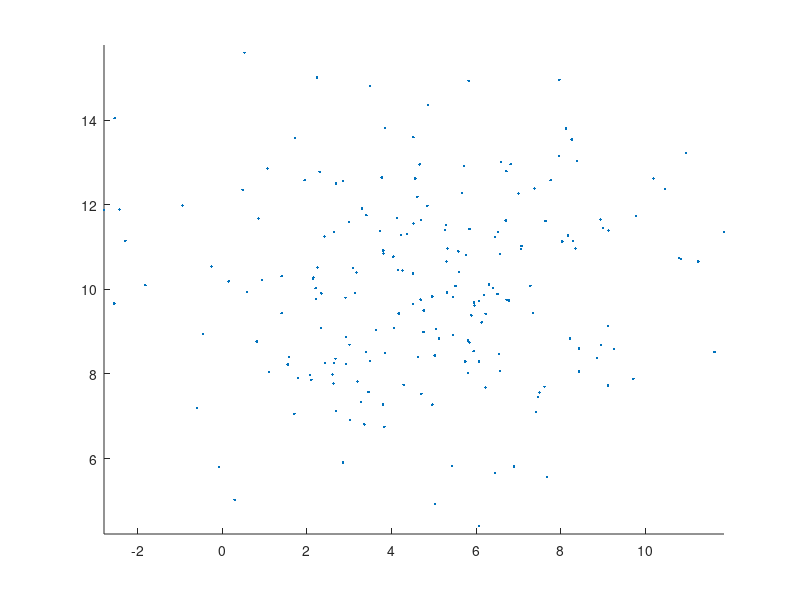

Here is the MATLAB script that generated this plot: (Note: this script raises an error after producing the figure.)
close all;

classLabels = {'A', 'B', 'C', 'D', 'E'};
classSizes = containers.Map(classLabels, {200, 200, 100, 200, 150});
classMeans = containers.Map(classLabels, {[5 10], [10 15], [5 10], [15 10], [10 5]});
classCovariances = containers.Map(classLabels, {[8 0;0 4], [8 0;0 4], [8 4;4 40], [8 0;0 8], [10 -5;-5 20]});
classColors = containers.Map(classLabels, {'#0072BD', '#D95319', '#EDB120', '#7E2F8E', '#77AC30'});

rng(1); % Make the samples consistent for every run
classes = containers.Map();
for label = classLabels
    labelChar = char(label);
    classes(labelChar) = randn(classSizes(labelChar),2)*chol(classCovariances(labelChar)) + classMeans(labelChar);
end
contourPoints = 100;
theta = linspace(0, 2*pi, contourPoints);

figure1Labels = ['A', 'B'];
figure;
hold on;
axis equal;
for label = figure1Labels
    class = classes(label);
    classColor = classColors(label);
    plot(class(:,1), class(:,2), '.', 'Color', classColor);

    classMean = classMeans(label);
    classCov = classCovariances(label);
    [eigenvectors, eigenvalues] = eig(classCov);
    majorAxisVector = eigenvectors(:,1);
    theta = angle(majorAxisVector(1) + majorAxisVector(2)*1i);
    plot_ellipse(classMean(:,1), classMean(:,2), theta, sqrt(eigenvalues(1)), sqrt(eigenvalues(4)), classColor);

    plot(classMean(:,1), classMean(:,2), '*', 'Color', classColor);
end

% MED Decision Boundary for Classes A/B
xlimits = xlim;
x = linspace(xlimits(:,1), xlimits(:,2), 100); y = -x + 20;
plot(x, y, 'Color', 'k'); % Hard-coded A/B decision boundary
xlim(xlimits);

legend('Class A', '', '', 'Class B', '', '', '');

figure2Labels = ['C', 'D', 'E'];
figure;
hold on;
axis equal;
for label = figure2Labels
    class = classes(label);
    classColor = classColors(label);
    plot(class(:,1), class(:,2), '.', 'Color', classColor);

    classMean = classMeans(label);
    classCov = classCovariances(label);
    [eigenvectors, eigenvalues] = eig(classCov);
    majorAxisVector = eigenvectors(:,1);
    theta = angle(majorAxisVector(1) + majorAxisVector(2)*1i);
    plot_ellipse(classMean(:,1), classMean(:,2), theta, sqrt(eigenvalues(1)), sqrt(eigenvalues(4)), classColor);

    plot(classMean(:,1), classMean(:,2), '*', 'Color', classColor);
end

% MED Decision Boundary for Classes C/D/E
ylimits = ylim;
x = zeros(100) + 10; y = linspace(10, ylimits(:,2), 100);
plot(x, y, 'Color', 'k'); % Hard-coded C/D decision boundary
ylim(ylimits);
xlimits = xlim;
x = linspace(xlimits(:,1), 10, 100); y = x;
plot(x, y, 'Color', 'k'); % Hard-coded C/E decision boundary
xlim(xlimits);
xlimits = xlim;
x = linspace(10, xlimits(:,2), 100); y = 20 - x;
plot(x, y, 'Color', 'k'); % Hard-coded D/E decision boundary
xlim(xlimits);

legend('Class C', '', '', 'Class D', '', '', 'Class E', '', '', '');
